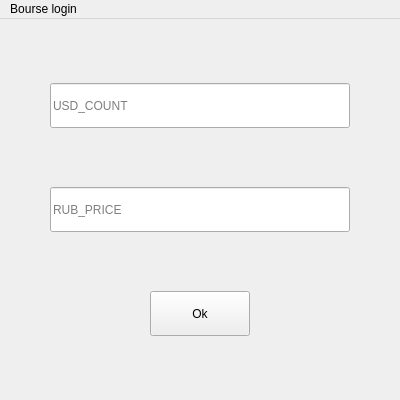
<?xml version="1.0" encoding="UTF-8"?>
<ui version="4.0">
 <class>InputWindow</class>
 <widget class="QMainWindow" name="InputWindow">
  <property name="geometry">
   <rect>
    <x>0</x>
    <y>0</y>
    <width>400</width>
    <height>400</height>
   </rect>
  </property>
  <property name="windowTitle">
   <string>MainWindow</string>
  </property>
  <widget class="QWidget" name="centralWidget">
   <layout class="QVBoxLayout" name="verticalLayout">
    <item alignment="Qt::AlignHCenter">
     <widget class="QLineEdit" name="loginInput">
      <property name="sizePolicy">
       <sizepolicy hsizetype="Fixed" vsizetype="Fixed">
        <horstretch>0</horstretch>
        <verstretch>0</verstretch>
       </sizepolicy>
      </property>
      <property name="minimumSize">
       <size>
        <width>300</width>
        <height>45</height>
       </size>
      </property>
      <property name="text">
       <string/>
      </property>
      <property name="placeholderText">
       <string>USD_COUNT</string>
      </property>
     </widget>
    </item>
    <item alignment="Qt::AlignHCenter">
     <widget class="QLineEdit" name="passwordInput">
      <property name="sizePolicy">
       <sizepolicy hsizetype="Fixed" vsizetype="Fixed">
        <horstretch>0</horstretch>
        <verstretch>0</verstretch>
       </sizepolicy>
      </property>
      <property name="minimumSize">
       <size>
        <width>300</width>
        <height>45</height>
       </size>
      </property>
      <property name="text">
       <string/>
      </property>
      <property name="echoMode">
       <enum>QLineEdit::Normal</enum>
      </property>
      <property name="placeholderText">
       <string>RUB_PRICE</string>
      </property>
     </widget>
    </item>
    <item alignment="Qt::AlignHCenter">
     <widget class="QToolButton" name="loginButton">
      <property name="minimumSize">
       <size>
        <width>100</width>
        <height>45</height>
       </size>
      </property>
      <property name="text">
       <string>Ok</string>
      </property>
     </widget>
    </item>
   </layout>
  </widget>
  <widget class="QMenuBar" name="menuBar">
   <property name="geometry">
    <rect>
     <x>0</x>
     <y>0</y>
     <width>400</width>
     <height>20</height>
    </rect>
   </property>
   <widget class="QMenu" name="menuBourse_login">
    <property name="title">
     <string>Bourse login</string>
    </property>
   </widget>
   <addaction name="menuBourse_login"/>
  </widget>
 </widget>
 <layoutdefault spacing="6" margin="11"/>
 <resources/>
 <connections/>
</ui>
